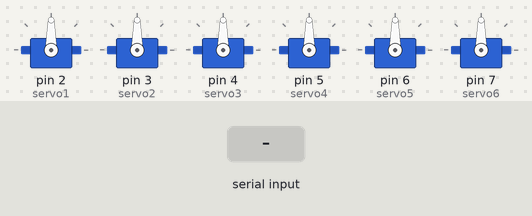
Simulated run of this sketch. Board: Arduino Mega 2560, built with avr-gcc and run on an emulated ATmega2560. Parts: 6 × servo. Inputs (shaded band) come from the test bench.

Above: at 1.2 s.
1.3 s: "90,45,200\n" received over the second serial link
At 1.6 s:
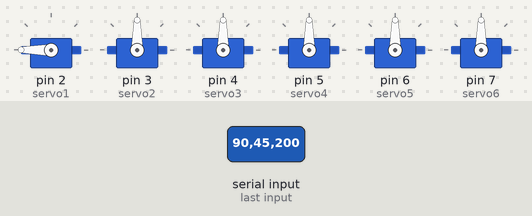
2.8 s: "30,150,10\n" received over the second serial link
At 3.9 s:
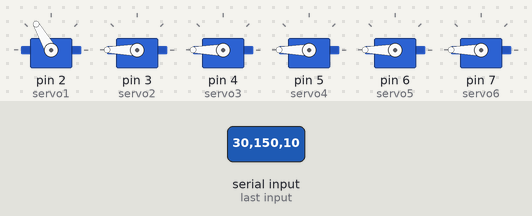
4.3 s: "90,45\n" received over the second serial link
At 4.9 s:
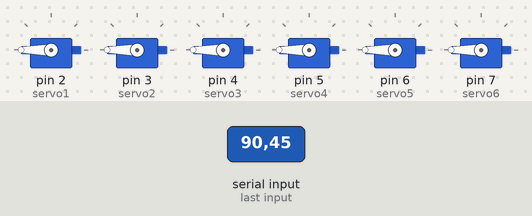
5.8 s: "5\n" received over the second serial link
At 7.0 s:
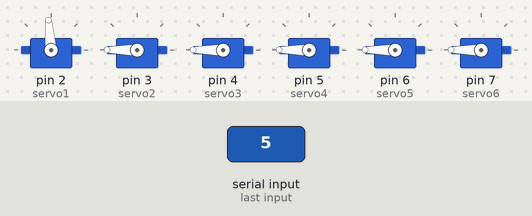
7.3 s: "30,150\n" received over the second serial link
At 8.4 s:
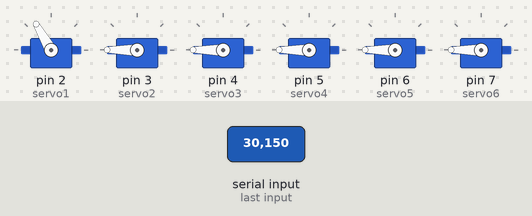
8.8 s: "90\n" received over the second serial link
At 9.4 s:
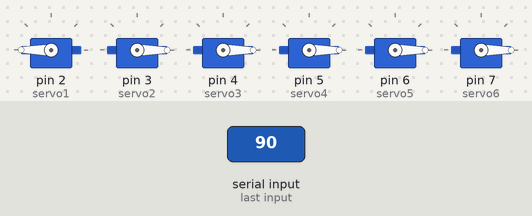
Timing chart, 0 to 11.3 s (numbered marks = the images above; inputs shaded):
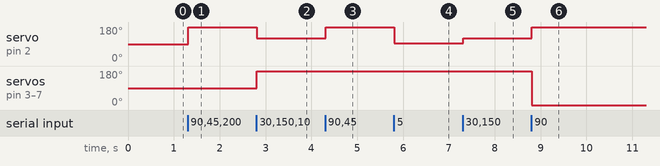

Measured:
- after the input at 1.3 s, servo on pin 2 (servo1): 90° → 180° at once
- after the input at 2.8 s, servo on pin 2 (servo1): 180° → 120° at once; servo on pin 3 (servo2), servo on pin 4 (servo3), servo on pin 5 (servo4), servo on pin 6 (servo5), servo on pin 7 (servo6): 90° → 180° at once
- after the input at 4.3 s, servo on pin 2 (servo1): 120° → 180° at once
- after the input at 5.8 s, servo on pin 2 (servo1): 180° → 95° at once
- after the input at 7.3 s, servo on pin 2 (servo1): 95° → 120° at once
- after the input at 8.8 s, servo on pin 2 (servo1): 120° → 180° at once; servo on pin 3 (servo2), servo on pin 4 (servo3), servo on pin 5 (servo4), servo on pin 6 (servo5), servo on pin 7 (servo6): 180° → 0° at once

The sketch:

Robotic_Arm.ino
```cpp
/*
 *Neil Hazra
 *Send Data via Processing: 5 floats, semicolon delimiter, add semicolons till reading newe line
 */
#include <Servo.h>
const int precision = 3;
const int dataSizeConst = 6;
const int maxSize = 30;
float processedData[dataSizeConst];
int dataSize;
char incommingData[maxSize];
char _incommingData[maxSize];
unsigned long startingTime = 0;

Servo servo1;
Servo servo2;
Servo servo3;
Servo servo4;
Servo servo5;
Servo servo6;
void setup() {
  Serial.begin(9600);
  Serial1.begin(9600);
  pinMode(19, INPUT_PULLUP); //resister for Bluetooth
  servo1.attach(2);
  servo2.attach(3);
  servo3.attach(4);
  servo4.attach(5);
  servo5.attach(6);
  servo6.attach(7);
}
void loop() {
  if(Serial1.available())  {
   Serial1.readStringUntil('\n').toCharArray(incommingData,maxSize);
   saveData();
   convertData();
   setServos();
  }
}
void setServos()  {
  servo1.write(processedData[0]);
  servo2.write(processedData[1]);
  servo3.write(processedData[2]);
  servo4.write(processedData[3]);
  servo5.write(processedData[4]);
  servo6.write(processedData[5]);
}
void convertData()  {
  for(int i = 0; i<dataSizeConst; i++)  {
    processedData[i] = processedData[i]+90;//mapf(processedData[i], -1,1,0,180);
    Serial1.print(processedData[i]);
    Serial1.print(" ");
  }
  Serial1.println();
}
void saveData()  {
    for(int i = 0; i<50; i++)  {
      _incommingData[i] = incommingData[i];
    }
   char *p = _incommingData;
   char *str;
   char *data[dataSizeConst];
   int i = 0;
   while ((str = strtok_r(p, ";", &p)) != NULL)   {// delimiter is the semicolon
     data[i] = str;
     i++;
   }
   dataSize = i;
   for(int _i = 0; _i<i; _i++)  {
     processedData[_i] = atof(data[_i]);
   }
}
float mapf(float x, float in_min, float in_max, float out_min, float out_max)
{
  //return (x - in_min) * (out_max - out_min + 1) / (in_max - in_min + 1) + out_min;
  return (x - in_min) * (out_max - out_min) / (in_max - in_min) + out_min;
}
```
